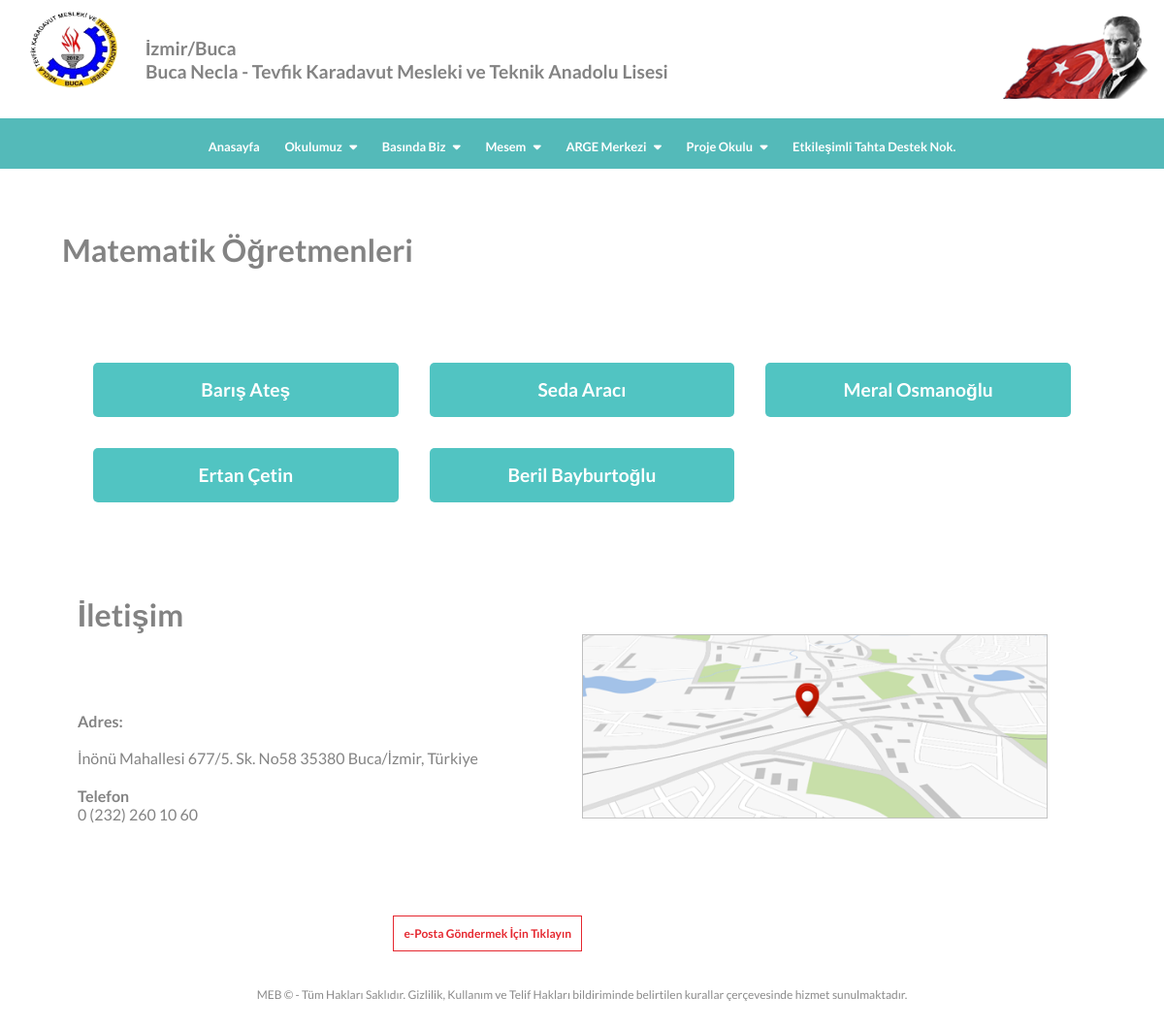
Page /okulumuz/ogretmenler/matematik.php on the committed database.
### tables this page shows
CREATE TABLE `teacher` (
  `teacher_id` int(11) NOT NULL,
  `teacher_name` varchar(150) NOT NULL,
  `teach_id` int(11) NOT NULL
);

### okulumuz/ogretmenler/matematik.php (the view, shortened to what this page needs)
<?php
include "../../Admin/connect.php";
$teacherReq=$db->prepare("SELECT * from teacher WHERE teach_id=:id");
$teacherReq->execute(array(
    "id" => 1
));
?>
<!DOCTYPE html>
<html lang="en">
<head>
    <link rel="stylesheet" href="../../style.css">
    <link rel="stylesheet" href="../../app.css">
    <link rel="stylesheet" href="https://cdnjs.cloudflare.com/ajax/libs/font-awesome/6.0.0/css/all.min.css"/>
</head>
<body>
    <div class="header-top">
        <div class="header-container">
            <div class="container">
                <a href="#" class="logo">
                    <img src="../../images/logo-removebg-preview.png" alt="">
                    <span class="meb-baslik">İzmir/Buca</span>
                    <span class="okul-baslik">Buca Necla - Tevfik Karadavut Mesleki ve Teknik Anadolu Lisesi</span>
                </a>
                <div class="ataturk">
                    <img src="../../images/ataturk.png" alt="">
                </div>
            </div>
        </div>
    </div>
    <nav id="main-nav" class="nav">
        <div class="container">
            <ul>
                    <li><a href="#">Anasayfa</a></li>
                    <li class="drop"><a href="#">Okulumuz &nbsp; <i class="fa fa-caret-down"></i></a>
                    </li>
                    <li class="drop"><a href="#">Basında Biz &nbsp; <i class="fa fa-caret-down"></i></a>
                    </li>
                    <li class="drop"><a href="#">Mesem &nbsp; <i class="fa fa-caret-down"></i></a>
                    </li>
                    <li class="drop"><a href="#">ARGE Merkezi &nbsp; <i class="fa fa-caret-down"></i></a>
                    </li>
                    <li class="drop"><a href="#">Proje Okulu &nbsp; <i class="fa fa-caret-down"></i></a>
                    </li>
                    <li><a href="../../etkilesimli-tahta-destek.php">Etkileşimli Tahta Destek Nok.</a></li>
            </ul>
        </div>
    </nav>
    <div class="header">
        <div class="bil-tek-container">
            <div class="container">
                <h1>Matematik Öğretmenleri</h1>
                <ul>
                    <?php
                        while($teacherGet=$teacherReq->fetch(PDO::FETCH_ASSOC)) { ?>
                    <a href=""><li><?php echo $teacherGet["teacher_name"]; ?></li></a>
                    <?php } ?>
                </ul>
            </div>
        </div>
    </div>
        <div class="footer">
            <div class="title">
                <h1>İletişim</h1>
            </div>
            <div class="container">
                <div class="content">
                    <p><strong>Adres:</strong></p>
                    <br>
					İnönü Mahallesi 677/5. Sk. No58 35380 Buca/İzmir, Türkiye
                    <br>
                    <br>
                    <strong>Telefon</strong>
                    <br>
					0 (232) 260 10 60
                    <br>
                    <br>
                </div>
                    <div class="map">
                        <a href="https://goo.gl/maps/UFzqJ4P1bChndR6k9"><img src="../../images/footer-map.png" alt=""></a>
                    </div>
                    <div class="eposta">
                        <a href="#">e-Posta Göndermek İçin Tıklayın</a>
                    </div>
                </div>
            </div>
                <div class="footer-info">
                    MEB © - Tüm Hakları Saklıdır. Gizlilik, Kullanım ve Telif Hakları bildiriminde belirtilen kurallar çerçevesinde hizmet sunulmaktadır.
                </div>
</body>
</html>

### style.css (style rules this page uses)
:root { --primary-color:#54BAB9; --secondary-color:#E9DAC1; }
* { margin: 0; padding: 0; }
body { font-size: 1.2rem; font-family: 'Lato', sans-serif; }
ul { list-style: none; }
a { text-decoration: none; }
#main-nav .container { display: grid; grid-template-columns: 3fr ; align-items: center; padding: .9rem; }
#main-nav { background: #54BAB9; }
#main-nav ul li a { padding: .8rem; font-size:.8rem ; color: #fff; transition: .5s; }
#main-nav ul { display: flex; justify-self: center; }
a { color: #fff; font-weight: bold; }
.footer .container { display: grid; grid-template-columns: repeat(2, 1fr); }
.footer .container .content { margin: 5rem; font-size: 1rem; color: #838383; }
.footer .title { margin-left: 5rem; color: #838383; font-size: 1rem; }
.footer .eposta a { color: #e5272f; font-size: 12px; font-weight: bold; border: 1px solid #e5272f; padding: 10px; text-decoration: none; }
.footer .eposta { justify-self: flex-end; }
.footer-info { width: 100%; float: left; text-align: center; font-size: 12px; height: 45px; padding: 15px 0px; color: #8b8b8b; margin-top: 2rem; }
.footer img { width: 80%; }
.header-top .header-container .container { display: flex; justify-content: space-between }
.header-top .header-container .container .meb-baslik { align-self: flex-end; color: #838383; }
.header-top .header-container .logo { display: grid; grid-template-columns: .4fr 2fr; }
.header-top .header-container .container .okul-baslik { align-self: flex-start; color: #838383; grid-column: 2; }
.header-top .header-container img { width: 150px; grid-row: span 2; }
.header-top .container { grid-template-columns: repeat(2,1fr); }
.header-top .container .ataturk img { margin: 1rem ; }
.header .bil-tek-container .container ul { margin: 5rem; display: grid; grid-template-columns: repeat(3,1fr); }
.header .bil-tek-container .container ul a li { display: flex; justify-content: center; }
.header .bil-tek-container .container ul a { margin: 1rem; padding: 1rem; background: #51c4c2; color: #fff; border-radius: 5px; transition: 1s; }
.header .bil-tek-container .container h1 { margin: 4rem; font-size: 2rem; color: #838383; }

### rows in the picture
teacher: teacher_name "Barış Ateş"
teacher: teacher_name "Seda Aracı"
teacher: teacher_name "Meral Osmanoğlu"
teacher: teacher_name "Ertan Çetin"
teacher: teacher_name "Beril Bayburtoğlu"
